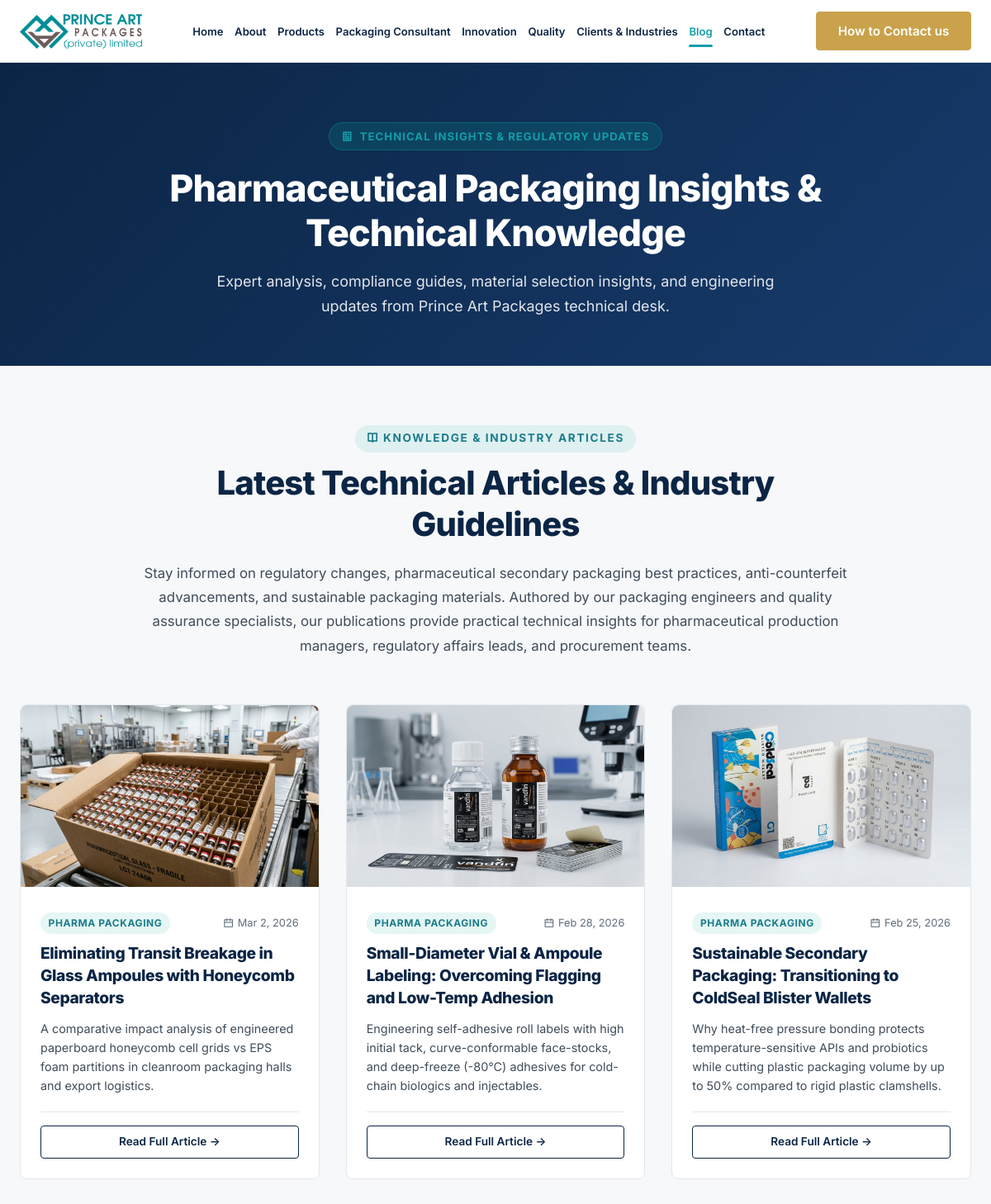
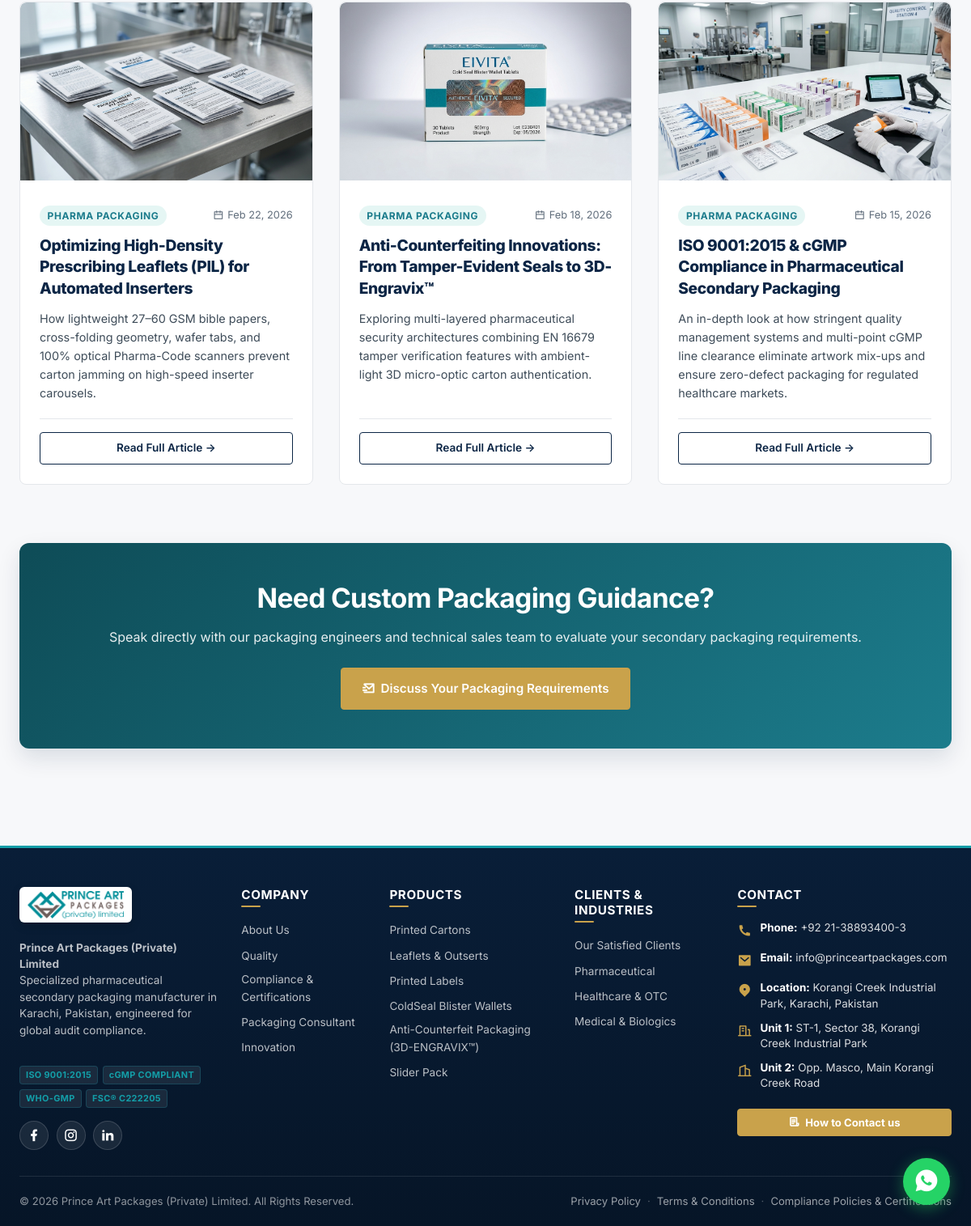
Page /public_site/blog.php on the committed database (2 pictures, top to bottom).
### tables this page shows
CREATE TABLE `nav_links` (
  `id` int(11) NOT NULL AUTO_INCREMENT,
  `label` varchar(100) NOT NULL,
  `url` varchar(500) NOT NULL,
  `sort_order` int(11) NOT NULL DEFAULT 0,
  `is_active` tinyint(1) NOT NULL DEFAULT 1,
  `open_new_tab` tinyint(1) NOT NULL DEFAULT 0,
  PRIMARY KEY (`id`),
  KEY `idx_nav_active_sort` (`is_active`,`sort_order`)
);

CREATE TABLE `cta_buttons` (
  `id` int(11) NOT NULL AUTO_INCREMENT,
  `page_id` int(11) NOT NULL,
  `label` varchar(150) NOT NULL,
  `url` varchar(500) NOT NULL,
  `action_type` varchar(20) NOT NULL DEFAULT 'link',
  `style` varchar(50) NOT NULL DEFAULT 'btn-gold',
  `icon` varchar(100) DEFAULT NULL,
  `placement` varchar(100) NOT NULL,
  `sort_order` int(11) NOT NULL DEFAULT 0,
  `is_active` tinyint(1) NOT NULL DEFAULT 1,
  PRIMARY KEY (`id`),
  KEY `idx_cta_page_placement` (`page_id`,`placement`),
  KEY `idx_cta_active_sort` (`is_active`,`sort_order`),
  CONSTRAINT `cta_buttons_ibfk_1` FOREIGN KEY (`page_id`) REFERENCES `pages` (`id`) ON DELETE CASCADE
);

CREATE TABLE `content_blocks` (
  `id` int(11) NOT NULL AUTO_INCREMENT,
  `page_id` int(11) NOT NULL,
  `block_key` varchar(100) NOT NULL,
  `block_type` enum('text','richtext','image') NOT NULL DEFAULT 'text',
  `content` text DEFAULT NULL,
  `sort_order` int(11) DEFAULT 0,
  PRIMARY KEY (`id`),
  UNIQUE KEY `unique_block_per_page` (`page_id`,`block_key`),
  CONSTRAINT `content_blocks_ibfk_1` FOREIGN KEY (`page_id`) REFERENCES `pages` (`id`) ON DELETE CASCADE
);

CREATE TABLE `blog_posts` (
  `id` int(11) NOT NULL AUTO_INCREMENT,
  `title` varchar(200) NOT NULL,
  `slug` varchar(200) NOT NULL,
  `excerpt` varchar(300) DEFAULT NULL,
  `content` text DEFAULT NULL,
  `image_path` varchar(255) DEFAULT NULL,
  `meta_title` varchar(160) DEFAULT NULL,
  `meta_description` varchar(300) DEFAULT NULL,
  `is_published` tinyint(1) DEFAULT 0,
  `published_at` timestamp NULL DEFAULT NULL,
  `created_at` timestamp NOT NULL DEFAULT current_timestamp(),
  PRIMARY KEY (`id`),
  UNIQUE KEY `slug` (`slug`),
  KEY `idx_posts_pub_date` (`is_published`,`published_at`)
);

### public_site/blog.php (the view, shortened to what this page needs)
<?php
$pageSlug = 'blog';
require __DIR__ . '/includes/header.php';
$pdo = get_db();
$posts = $pdo->query("SELECT * FROM blog_posts WHERE is_published = 1 ORDER BY published_at DESC LIMIT 12")->fetchAll();
?>
<section class="page-hero-section" style="background: linear-gradient(135deg, var(--navy-dark) 0%, #173b6c 100%); color: #ffffff; padding: 4.5rem 0 3.5rem 0; position: relative; overflow: hidden; text-align: center;">
  <div style="position: absolute; top: 0; left: 0; right: 0; bottom: 0; opacity: 0.05; background-image: radial-gradient(var(--teal-primary) 1px, transparent 1px); background-size: 24px 24px;"></div>
  <div class="container" style="position: relative; z-index: 2; max-width: 860px; margin: 0 auto;">
    <span class="hero-badge-item" style="display: inline-flex; align-items: center; gap: 0.5rem; background: rgba(0,168,150,0.18); color: var(--teal-brand); border: 1px solid rgba(0,168,150,0.35); padding: 0.35rem 0.9rem; border-radius: 30px; font-size: 0.82rem; font-weight: 700; letter-spacing: 0.08em; text-transform: uppercase; margin-bottom: 1.25rem;">
      <i class="ri-article-line"></i> <?= h(get_content('blog', 'hero_eyebrow', 'TECHNICAL INSIGHTS & REGULATORY UPDATES')) ?>
    </span>
    <h1 style="font-size: 2.8rem; font-weight: 800; color: #ffffff; line-height: 1.2; margin-bottom: 1rem;">
      <?= h(get_content('blog', 'hero_title', 'Pharmaceutical Packaging Insights & Technical Knowledge')) ?>
    </h1>
    <p style="font-size: 1.12rem; line-height: 1.7; color: rgba(255,255,255,0.88); margin: 0 auto; max-width: 720px;">
      <?= h(get_content('blog', 'hero_intro', 'Expert analysis, compliance guides, material selection insights, and engineering updates from Prince Art Packages technical desk.')) ?>
    </p>
  </div>
</section>
<section class="section" style="padding: 4.5rem 0; background: var(--bg-body);">
  <div class="container">
    <div class="section-header" style="text-align: center; max-width: 880px; margin: 0 auto 3.5rem auto;">
      <span class="section-subtitle" style="display: inline-block; font-size: 0.85rem; font-weight: 700; letter-spacing: 0.12em; color: var(--teal-primary); text-transform: uppercase; margin-bottom: 0.75rem; background: rgba(0,168,150,0.1); padding: 0.35rem 0.85rem; border-radius: 30px;">
        <i class="ri-book-open-line"></i> <?= h(get_content('blog', 'sec_subtitle', 'KNOWLEDGE & INDUSTRY ARTICLES')) ?>
      </span>
      <h2 style="font-size: 2.5rem; color: var(--navy-dark); font-weight: 800; line-height: 1.25; margin-bottom: 1.25rem;">
        <?= h(get_content('blog', 'sec_h2_title', 'Latest Technical Articles & Industry Guidelines')) ?>
      </h2>
      <p style="font-size: 1.05rem; line-height: 1.75; color: var(--text-body); margin: 0 auto;">
        <?= h(get_content('blog', 'sec_h2_intro', 'Stay informed on regulatory changes, pharmaceutical secondary packaging best practices, anti-counterfeit advancements, and sustainable packaging materials. Authored by our packaging engineers and quality assurance specialists, our publications provide practical technical insights for pharmaceutical production managers, regulatory affairs leads, and procurement teams.')) ?>
      </p>
    </div>
    <div class="grid-3-products" style="gap: 2rem;">
      <?php foreach ($posts as $post): ?>
        <div class="product-card" style="display: flex; flex-direction: column; height: 100%;">
          <a href="blog-post.php?slug=<?= urlencode($post['slug']) ?>" style="text-decoration: none; color: inherit; display: block; overflow: hidden; border-radius: 8px 8px 0 0;">
            <img src="<?= h($post['image_path']) ?>" class="card-img-top" alt="<?= h($post['title']) ?>" style="height: 220px; width: 100%; object-fit: cover; transition: transform 0.3s ease;">
          </a>
          <div class="card-body" style="padding: 1.5rem; display: flex; flex-direction: column; flex-grow: 1; justify-content: space-between;">
            <div>
              <div style="display: flex; align-items: center; justify-content: space-between; margin-bottom: 0.65rem; flex-wrap: wrap; gap: 0.5rem;">
                <span class="cert-pill" style="background: rgba(0,168,150,0.1); color: var(--teal-primary); font-size: 0.75rem; font-weight: 700; letter-spacing: 0.05em; padding: 0.2rem 0.6rem; border-radius: 20px;">
                  PHARMA PACKAGING
                </span>
                <span style="font-size: 0.8rem; color: var(--text-muted); display: flex; align-items: center; gap: 0.3rem;">
                  <i class="ri-calendar-line"></i> <?= h(date('M j, Y', strtotime($post['published_at']))) ?>
                </span>
              </div>
              <h3 class="card-title" style="font-size: 1.2rem; line-height: 1.4; color: var(--navy-dark); font-weight: 800; margin-bottom: 0.75rem;">
                <a href="blog-post.php?slug=<?= urlencode($post['slug']) ?>" style="text-decoration: none; color: inherit;">
                  <?= h($post['title']) ?>
                </a>
              </h3>
              <p style="font-size: 0.9rem; line-height: 1.6; color: var(--text-body); margin-bottom: 1.25rem;">
                <?= h($post['excerpt']) ?>
              </p>
            </div>
            <div class="btn-quote-wrapper" style="margin-top: auto; padding-top: 1rem; border-top: 1px solid var(--border-color);">
              <a href="blog-post.php?slug=<?= urlencode($post['slug']) ?>" class="btn btn-outline-navy btn-sm" style="width: 100%; text-align: center; justify-content: center;">
                Read Full Article &rarr;
              </a>
            </div>
          </div>
        </div>
      <?php endforeach; ?>
    </div>
    <div class="innovation-banner" style="margin-top: 4.5rem; text-align: center;">
      <h2 class="innovation-banner-heading">Need Custom Packaging Guidance?</h2>
      <p class="innovation-banner-desc">Speak directly with our packaging engineers and technical sales team to evaluate your secondary packaging requirements.</p>
      <?= render_cta_buttons('blog', 'blog_bottom', '<a href="contact.php" class="btn btn-gold innovation-banner-btn"><i class="ri-mail-send-line"></i> Discuss Your Packaging Requirements</a>') ?>
    </div>
  </div>
</section>
<?php require __DIR__ . '/includes/footer.php'; ?>

### public_site/includes/header.php (shortened to what this page needs)
<?php
require_once __DIR__ . '/../../includes/functions.php';
$navCurrent = $pageSlug ?? 'home';
$rawNav     = get_nav_links();
$navLinks   = [];
$seenNav    = [];
foreach ($rawNav as $l) {
    $norm = strtolower(trim($l['label'] ?? ''));
    if (!isset($seenNav[$norm])) {
        $seenNav[$norm] = true;
        $navLinks[] = $l;
    }
}
?>
<!DOCTYPE html>
<html lang="en">
<head>
  <link rel="stylesheet" href="assets/fonts/remixicon.css">
  <link rel="stylesheet" href="assets/css/prince-art.css?v=<?= file_exists(__DIR__ . '/../assets/css/prince-art.css') ? filemtime(__DIR__ . '/../assets/css/prince-art.css') : time() ?>">
</head>
<body>
  <header class="main-header">
    <div class="container header-inner">
      <a href="index" class="brand-logo"><img src="assets/images/logo.png" alt="Prince Art Packages (Private) Limited" class="brand-logo-img"></a>
      <nav>
        <ul class="nav-links">
          <?php if (!empty($navLinks)): ?>
            <?php foreach ($navLinks as $link): ?>
              <?php
                $cleanUrl = preg_replace('/\.php$/i', '', $link['url']);
                $cleanUrl = ($cleanUrl === 'index') ? 'index' : $cleanUrl;
                $linkSlug = basename($cleanUrl);
                $linkSlug = ($linkSlug === 'index' || $linkSlug === '') ? 'home' : $linkSlug;
                $isActive = ($navCurrent === $linkSlug);
              ?>
              <li>
                <a href="<?= h($cleanUrl) ?>"
                   class="<?= $isActive ? 'active' : '' ?>"
                   <?= $link['open_new_tab'] ? 'target="_blank" rel="noopener"' : '' ?>>
                  <?= h($link['label']) ?>
                </a>
              </li>
            <?php endforeach; ?>
          <?php endif; ?>
        </ul>
      </nav>
      <div class="header-actions">
        <?= render_cta_buttons('global', 'header', '<a href="contact" class="btn btn-gold btn-sm header-cta-btn">Request a Quote</a>') ?>
      </div>
    </div>
  </header>
  <main class="page-section active">

### includes/functions.php (shortened to what this page needs)
<?php
$_pac_content_cache  = [];
$_pac_cta_cache      = null;
function preload_content(string $pageSlug): void {
    global $_pac_content_cache;
    try {
        $pdo = get_db();
        $stmt = $pdo->prepare(
            "SELECT cb.block_key, cb.content
             FROM content_blocks cb
             JOIN pages p ON p.id = cb.page_id
             WHERE p.slug = ?"
        );
        $stmt->execute([$pageSlug]);
        $_pac_content_cache[$pageSlug] = [];
        while ($row = $stmt->fetch()) {
            $_pac_content_cache[$pageSlug][$row['block_key']] = $row['content'];
        }
    } catch (\Throwable $e) {
        $_pac_content_cache[$pageSlug] = [];
    }
}
function get_content(string $pageSlug, string $blockKey, string $fallback = ''): string {
    global $_pac_content_cache;
    if (!isset($_pac_content_cache[$pageSlug])) {
        preload_content($pageSlug);
    }
    $val = $_pac_content_cache[$pageSlug][$blockKey] ?? null;
    return clean_mojibake(($val !== null && $val !== '') ? $val : $fallback);
}
function clean_mojibake(?string $str): string {
    static $mojibakeMap = [
        "\xce\x93\xc3\x87\xc3\xb3" => '•',
        "\xce\x93\xc3\x87\xc3\xb4" => '–',
        "\xce\x93\xc3\x87\xc3\xb6" => '—',
        "\xce\x93\xc3\xa4\xc3\xb3" => '™',
        "\xce\x93\xc3\x87\xc3\x96" => '’',
        "\xce\x93\xc3\x87\xc2\xa3" => '“',
        "\xce\x93\xc3\x87\xc2\xa5" => '”',
        "\xc2\xba\xc2\xb0"         => '°',
        'ΓÇó' => '•',
        'ΓÇô' => '–',
        'ΓÇö' => '—',
        'Γäó' => '™',
        'ΓÇÖ' => '’',
        'ΓÇ£' => '“',
        'ΓÇ¥' => '”',
        '┬░'  => '°',
        'гÇó' => '•',
        'гÇô' => '–',
        'гÇö' => '—',
        'гäó' => '™',
        'гÇÖ' => '’',
    ];
    return str_replace(array_keys($mojibakeMap), array_values($mojibakeMap), $str);
}
function h(?string $value): string {
    return htmlspecialchars(clean_mojibake($value), ENT_QUOTES, 'UTF-8');
}
function preload_cta_buttons(): void {
    $_pac_cta_cache = [];
    try {
        $pdo = get_db();
        $rows = $pdo->query(
            "SELECT cb.*, p.slug AS page_slug
             FROM cta_buttons cb
             JOIN pages p ON p.id = cb.page_id
             WHERE cb.is_active = 1
             ORDER BY cb.sort_order ASC"
        )->fetchAll();
        foreach ($rows as $row) {
            $key = $row['page_slug'] . '|' . $row['placement'];
            $dedupeKey = $key . '|' . strtolower(trim($row['label']));
            if (!isset($_pac_cta_cache[$key])) {
                $_pac_cta_cache[$key] = [];
            }
            $_pac_cta_cache[$key][] = $row;
        }
    } catch (\Throwable $e) {
    }
}
function get_cta_buttons(string $pageSlug, string $placement): array {
    global $_pac_cta_cache;
    if ($_pac_cta_cache === null) {
        preload_cta_buttons();
    }
    $cacheKey = $pageSlug . '|' . $placement;
    return $_pac_cta_cache[$cacheKey] ?? [];
}
function render_cta_buttons(string $pageSlug, string $placement, string $fallbackHtml = ''): string {
    $buttons = get_cta_buttons($pageSlug, $placement);
    if (empty($buttons)) {
        return $fallbackHtml;
    }
    $html = '';
    foreach ($buttons as $btn) {
        $icon = !empty($btn['icon']) ? '<i class="' . h($btn['icon']) . '"></i> ' : '';
        $style = !empty($btn['style']) ? h($btn['style']) : 'btn-gold';
        $actionType = $btn['action_type'] ?? 'link';
        $sourceBtnLabel = h($btn['label']) . ' (' . ucfirst($pageSlug) . ' — ' . ucfirst($placement) . ')';
        $extraClass = '';
        $extraStyle = '';
        if ($placement === 'footer') {
            $extraClass = ' footer-cta-btn';
            $extraStyle = ' style="margin-top:0.65rem; cursor:pointer; width:100%; justify-content:center;"';
        } elseif ($placement === 'header') {
            $extraClass = ' header-cta-btn';
        }
        if ($actionType === 'submit' || $placement === 'form_submit') {
            $html .= '<button type="submit" class="btn ' . $style . $extraClass . '" style="width:100%;">' . $icon . h($btn['label']) . '</button>';
        } elseif ($actionType === 'popup') {
            $btnStyleAttr = ($placement === 'footer') ? $extraStyle : ' style="cursor:pointer;"';
            $html .= '<button type="button" class="btn ' . $style . $extraClass . ' open-rfq-modal" data-source-button="' . h($sourceBtnLabel) . '"' . $btnStyleAttr . '>' . $icon . h($btn['label']) . '</button>';
        } else {
            $html .= '<a href="' . h($btn['url']) . '" class="btn ' . $style . $extraClass . '"' . $extraStyle . '>' . $icon . h($btn['label']) . '</a>';
        }
    }
    return $html;
}
function get_nav_links(): array {
    try {
        $pdo = get_db();
        $raw = $pdo->query(
            "SELECT * FROM nav_links WHERE is_active = 1 ORDER BY sort_order ASC, id ASC"
        )->fetchAll();
        $deduped = [];
        $seen = [];
        foreach ($raw as $link) {
            $key = strtolower(trim($link['label']));
            if (!isset($seen[$key])) {
                $seen[$key] = true;
                $deduped[] = $link;
            }
        }
        $_pac_nav_cache = $deduped;
        return $_pac_nav_cache;
    } catch (\Throwable $e) {
        return [];
    }
}

### rows in the picture
nav_links: label "Home"
nav_links: label "About"
nav_links: label "Products"
nav_links: label "Packaging Consultant"
nav_links: label "Innovation"
nav_links: label "Quality"
nav_links: label "Clients & Industries"
nav_links: label "Blog"
nav_links: label "Contact"
cta_buttons: label "How to Contact us"
content_blocks: block_key "KNOWLEDGE & INDUSTRY ARTICLES"
blog_posts: image_path (picture), published_at "Mar 2, 2026", title "Eliminating Transit Breakage in Glass Ampoules with Honeycomb Separators", excerpt "A comparative impact analysis of engineered paperboard honeycomb cell grids vs EPS foam partitions in cleanroom packaging halls and export logistics."
blog_posts: image_path (picture), published_at "Feb 28, 2026", title "Small-Diameter Vial & Ampoule Labeling: Overcoming Flagging and Low-Temp Adhesion", excerpt "Engineering self-adhesive roll labels with high initial tack, curve-conformable face-stocks, and deep-freeze (-80°C) adhesives for cold-chain biologics and injectables."
blog_posts: image_path (picture), published_at "Feb 25, 2026", title "Sustainable Secondary Packaging: Transitioning to ColdSeal Blister Wallets", excerpt "Why heat-free pressure bonding protects temperature-sensitive APIs and probiotics while cutting plastic packaging volume by up to 50% compared to rigid plastic clamshells."
blog_posts: image_path (picture), published_at "Feb 22, 2026", title "Optimizing High-Density Prescribing Leaflets (PIL) for Automated Inserters", excerpt "How lightweight 27–60 GSM bible papers, cross-folding geometry, wafer tabs, and 100% optical Pharma-Code scanners prevent carton jamming on high-speed inserter carousels."
blog_posts: image_path (picture), published_at "Feb 18, 2026", title "Anti-Counterfeiting Innovations: From Tamper-Evident Seals to 3D-Engravix™", excerpt "Exploring multi-layered pharmaceutical security architectures combining EN 16679 tamper verification features with ambient-light 3D micro-optic carton authentication."
blog_posts: image_path (picture), published_at "Feb 15, 2026", title "ISO 9001:2015 & cGMP Compliance in Pharmaceutical Secondary Packaging", excerpt "An in-depth look at how stringent quality management systems and multi-point cGMP line clearance eliminate artwork mix-ups and ensure zero-defect packaging for regulated healthcare markets."
cta_buttons: label "Discuss Your Packaging Requirements"

### other values in the picture
$footerPhone "+92 21-38893400-3"
$footerEmail "info@princeartpackages.com"
